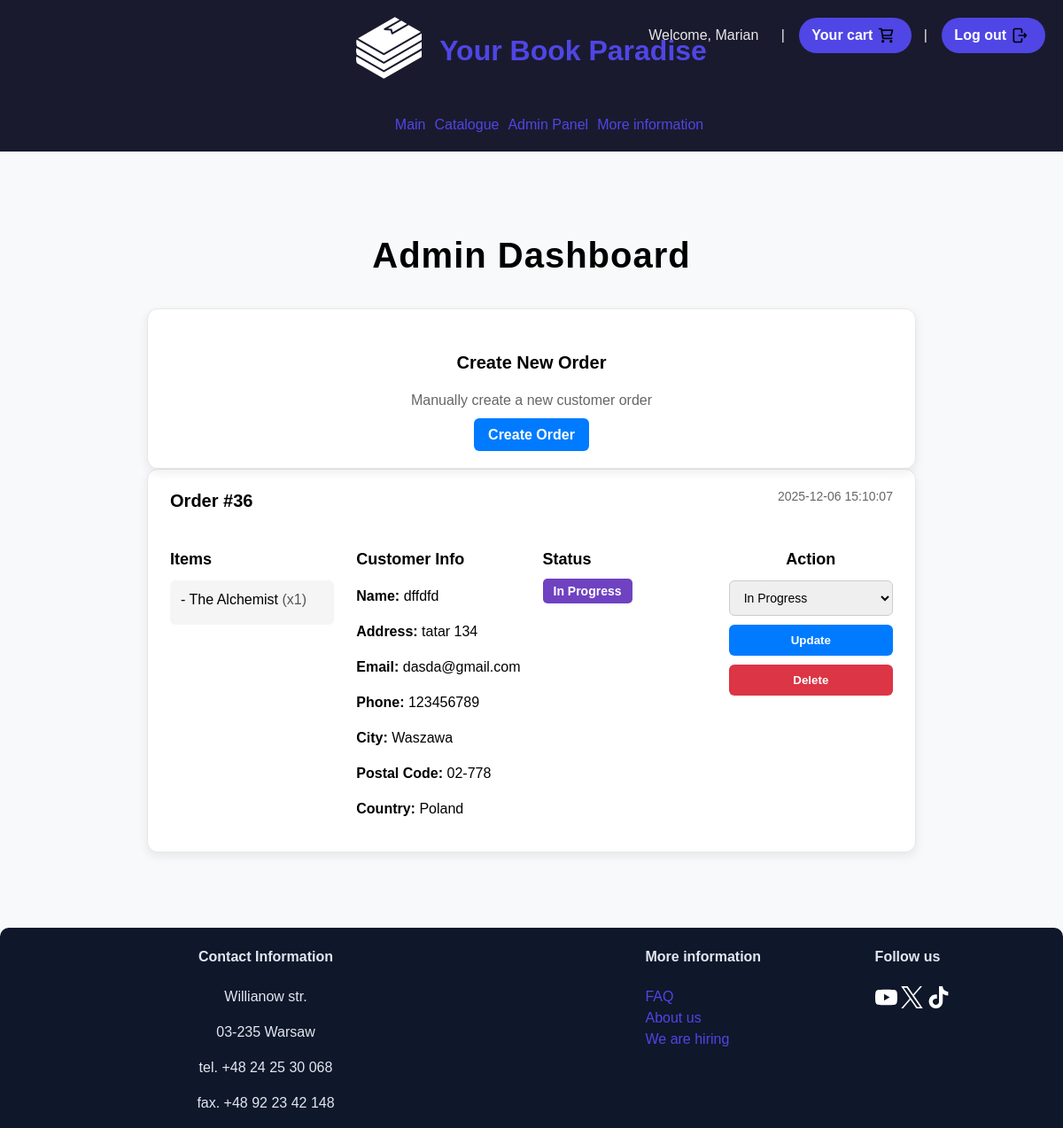
Page /Pages/admin_dashboard.php (signed in) on the committed database.
### tables this page shows
CREATE TABLE `orders` (
  `id` int(11) NOT NULL,
  `full_name` varchar(100) NOT NULL,
  `address` varchar(255) NOT NULL,
  `email` varchar(100) NOT NULL,
  `phone` varchar(20) NOT NULL,
  `city` varchar(50) NOT NULL,
  `postal_code` varchar(20) NOT NULL,
  `country` varchar(50) NOT NULL,
  `created_at` timestamp NOT NULL DEFAULT current_timestamp(),
  `cart_items` text NOT NULL,
  `status` varchar(20) DEFAULT 'Pending'
);

### Pages/admin_dashboard.php (the view, shortened to what this page needs)
<?php
require_once("../PartsOfPage/Database.php");
$sql = "SELECT * FROM orders ORDER BY created_at DESC";
$result = mysqli_query($db_conn, $sql);
?>
<!DOCTYPE html>
<html>
<head>
    <link href="../PartsOfPage/PartsOfPage.css" rel="stylesheet">
    <link href="../CssOfPages/admin_dashboard.css" rel="stylesheet">
</head>
<body>
<div class="head-nav">
    <?php include("../PartsOfPage/header.php"); ?>
    <?php include("../PartsOfPage/nav.php"); ?>
</div>
<main>
<h1 class="title">Admin Dashboard</h1>
<div class="dashboard-grid">
    <div class="dashboard-card create-order-card">
        <h3>Create New Order</h3>
        <p>Manually create a new customer order</p>
        <a class="btn order">Create Order</a>
    </div>
</div>
<?php while ($row = mysqli_fetch_assoc($result)): ?>
<div class="order-card">
    <div class="order-header">
        <span class="order-ref">Order #<?= $row['id'] ?></span>
        <span class="order-date"><?= $row['created_at'] ?></span>
    </div>
    <div class="order-grid">
        <div class="order-section">
            <h3>Items</h3>
            <div class="items-box">
                <?php
                    $items = json_decode($row['cart_items'], true);
                    if ($items) {
                        foreach ($items as $item) {
                            print "<div class='item-line'>- {$item['title']} <span>(x{$item['quantity']})</span></div>";
                        }
                    } else {
                        print "No items";
                    }
                ?>
            </div>
        </div>
        <div class="order-section">
            <h3>Customer Info</h3>
            <p><b>Name:</b> <?= $row['full_name'] ?></p>
            <p><b>Address:</b> <?= $row['address'] ?></p>
            <p><b>Email:</b> <?= $row['email'] ?></p>
            <p><b>Phone:</b> <?= $row['phone'] ?></p>
            <p><b>City:</b> <?= $row['city'] ?></p>
            <p><b>Postal Code:</b> <?= $row['postal_code'] ?></p>
            <p><b>Country:</b> <?= $row['country'] ?></p>
        </div>
        <div class="order-section">
            <h3>Status</h3>
            <span class="badge <?= str_replace(' ', '-', $row['status']) ?>">
                <?= $row['status'] ?>
            </span>
        </div>
        <div class="order-section">
             <h3 id="button">Action</h3>
        <form method="POST" action="../phpFunctions/MarkAsShipped.php">
        <select name="status" class="status-select">
            <?php
                $statuses = ["Pending", "In Progress", "On Hold", "Delivered", "Cancelled"];
                foreach ($statuses as $s) {
                    $selected = ($row['status'] == $s) ? "selected" : "";
                    print "<option value='$s' $selected>" . $s . "</option>";
                }
            ?>
        </select>
        <button type="submit" class="btn blue">Update</button>
    </form>
     <form method="POST" action="../phpFunctions/delete_order.php" onsubmit="return confirm('Delete this order?');">
        <button type="submit" class="btn red">Delete</button>
     </form>
        </div>
    </div>
</div>
<?php endwhile; ?>
</main>
<?php include("../PartsOfPage/footer.php"); ?>
</body>
</html>

### PartsOfPage/header.php (shortened to what this page needs)
<header>
    <div id="logo-div">
        <a href="index.php">
        </a>
    </div>
    <h1>Your Book Paradise</h1>
    <div id="user-menu">
        <?php if(isset($_SESSION['user_id'])): ?>
            <span>Welcome, <?php print htmlspecialchars($_SESSION['username']); ?></span>
            <span>&nbsp; |</span>
            <a href="Cart-page.php">Your cart
            </a>
            <span>&nbsp; |</span>
            <a href="../phpFunctions/Log-out.php">Log out
            </a>
        <?php else: ?>
            <a href="Log-in.php">Log in</a>
            <a href="Reg.php">Register</a>
        <?php endif; ?>
    </div>
</header>

### PartsOfPage/nav.php (shortened to what this page needs)
<nav class="top">
    <ul>
        <li>
            <a href="index.php">
                Main
            </a>
        </li>
        <li>
            <a href="Catalogue-page.php">
                Catalogue
            </a>
        </li>
           <?php if (isset($_SESSION['is_admin']) && $_SESSION['is_admin'] == 1): ?>
                <li>
                    <div id="menue">
                        <a href="admin_dashboard.php">
                            Admin Panel
                        </a>
                    </div>
                </li>
            <?php endif; ?>
        <li>
            <div id="menue">
                <a href="Aboutus-page.php">
                    More information
                </a>
            </div>
        </li>
    </ul>
</nav>

### PartsOfPage/footer.php (shortened to what this page needs)
<footer>
            <div class="footer-div1" id="footer-left">
                <h4>
                    Contact Information
                </h4>
                <p>
                    Willianow str.
                </p>
                <p>
                    03-235 Warsaw
                </p>
                <p>
                    tel. +48 24 25 30 068
                </p>
                <p>
                    fax. +48 92 23 42 148
                </p>
            </div>
            <div class="footer-div1" id="footer-right">
                <div class="footer-in-footer" id="more-info">
                    <h4>
                        More information
                    </h4>
                    <nav>
                    <ul>
                        <li>
                            <a href="FAQ-page.php">
                                FAQ
                            </a>
                        </li>
                        <li>
                            <a href="Aboutus-page.php">
                                About us
                            </a>
                        </li>
                        <li>
                            <a href="Hiring-page.php">
                                We are hiring
                            </a>
                        </li>
                    </ul>
                    </nav>
                </div>
                <div class="footer-in-footer" id="follow">
                    <h4>
                        Follow us
                    </h4>
                    <a href="https://www.youtube.com/">
                    </a>
                    <a href="https://x.com/i/flow/login?redirect_after_login=%2Fexplore">
                    </a>
                    <a href="https://www.tiktok.com/explore">
                    </a>
                </div>
            </div>
        </footer>

### PartsOfPage/PartsOfPage.css (style rules this page uses)
body * { font-family: Arial, Helvetica, sans-serif; }
body { background-color: #f8f9fa; }
#user-menu { position: absolute; top: 20px; right: 20px; font-size: 16px; color: white; }
#user-menu svg { width: 20px; height: 20px; min-width: 20px; }
#user-menu a svg { vertical-align: middle; margin-right: 5px; }
#user-menu span { color: white; font-size: 20wpx; font-weight: 500; margin-right: 12px; display: inline-flex; align-items: center; gap: 6px; opacity: 0.9; }
#user-menu a { display: inline-flex; align-items: center; gap: 5px; padding: 8px 14px; background: #4f46e5; color: white; border-radius: 20px; font-weight: bold; text-decoration: none; transition: background 0.25s ease; }
header { display: flex; align-items: center; justify-content: center; gap: 20px; padding: 10px; }
.head-nav { background-color: #1a1a2e; color: #4f46e5; padding: 2px; }
.top ul { list-style-type: none; display: flex; flex-direction: row; justify-content: center; flex-wrap: wrap; }
.top a { text-decoration: none; padding: 5px; color: #4f46e5; }
footer a { text-decoration: none; }
footer { font-size: 16px; display: flex; flex-direction: row; justify-content: space-evenly; background-color: #0f172a; border-top-left-radius: 10px; border-top-right-radius: 10px; color: #e2e8f0; }
.footer-div1 { flex: 1; }
#footer-left { width: 15%; height: auto; text-align: center; }
#footer-right { width: 30%; height: auto; display: flex; flex-direction: row; justify-content: space-evenly; }
#more-info ul { display: flex; flex-direction: column; justify-content: flex-start; list-style-type: none; }
#more-info nav { margin-left: -40px; }
#more-info a { color: #4f46e5; text-decoration: none; }

### CssOfPages/admin_dashboard.css (style rules this page uses)
* { box-sizing: border-box; }
html, body { height: 100%; margin: 0; }
body { display: flex; flex-direction: column; min-height: 100vh; line-height: 1.5; }
main { flex: 1; max-width: 1100px; margin: 40px auto; padding: 20px; font-family: Arial, sans-serif; }
.title { font-size: 40px; margin-bottom: 25px; font-weight: 700; letter-spacing: 1px; text-align: center; }
.btn.order { padding: 10px 16px; background: #007bff; color: white; font-weight: bold; border-radius: 6px; border: none; cursor: pointer; transition: background 0.3s, transform 0.2s; width: 100%; text-align: center; margin-top: 10px; }
.order-card { background: white; border-radius: 12px; padding: 20px 25px; margin-bottom: 25px; box-shadow: 0 4px 12px rgba(0,0,0,0.08); border: 1px solid #e7e7e7; }
.order-header { display: flex; justify-content: space-between; margin-bottom: 20px; }
.order-ref { font-size: 20px; font-weight: bold; }
.order-date { color: #666; font-size: 14px; }
.order-grid { display: grid; grid-template-columns: repeat(4, 1fr); gap: 25px; }
.order-section h3 { font-size: 18px; margin-bottom: 10px; }
#button { font-size: 18px; margin-bottom: 10px; text-align: center; }
.items-box { background: #f5f5f5; padding: 10px 12px; border-radius: 6px; }
.item-line { margin-bottom: 6px; }
.item-line span { color: #555; }
.badge { padding: 6px 14px; border-radius: 20px; color: white; font-size: 14px; font-weight: bold; }
.btn.blue { padding: 10px 16px; background: #007bff; color: white; font-weight: bold; border-radius: 6px; border: none; cursor: pointer; transition: background 0.3s, transform 0.2s; width: 100%; }
.badge { padding: 6px 12px; color: #fff; border-radius: 5px; font-weight: bold; }
.badge.In-Progress { background: #6f42c1; }
.status-select { padding: 10px 12px; border-radius: 6px; border: 1px solid #ccc; font-size: 14px; width: 100%; transition: border 0.3s; }
.order-section form { display: flex; flex-direction: column; gap: 10px; }
.btn.red { background: #dc3545; color: white; padding: 10px 16px; border-radius: 6px; width: 100%; margin-top: 10px; text-align: center; font-weight: bold; border: none; cursor: pointer; transition: background 0.3s, transform 0.2s; }
.dashboard-grid { display: grid; grid-template-columns: repeat(auto-fit, minmax(260px, 1fr)); gap: 25px; margin-top: 30px; }
.dashboard-card { background: white; padding: 25px; border-radius: 12px; box-shadow: 0 4px 12px rgba(0,0,0,0.08); border: 1px solid #e7e7e7; text-align: center; }
.dashboard-card h3 { font-size: 20px; margin-bottom: 10px; }
.dashboard-card p { color: #666; margin-bottom: 15px; }

### rows in the picture
orders: id "36", created_at "2025-12-06 15:10:07", title "The Alchemist", quantity "1", full_name "dffdfd", address "tatar 134", email "dasda@gmail.com", phone "123456789", city "Waszawa", postal_code "02-778", country "Poland", status "In Progress"

### other values in the picture
$_SESSION['username'] "Marian"
form field status "In Progress"
